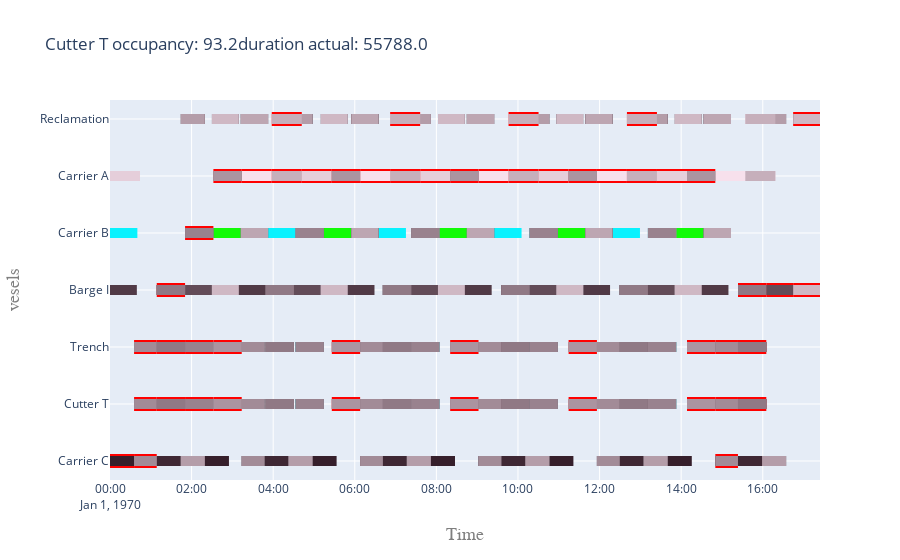

This figure's notebook cell:
### Markdown cell above
# Visualize critical path of chosen optimal scenario

### Code cell
# For explanation of Critical Path see notebook 30
from openclsim.plot.critical_path import CpLog
my_objects = list(vessels.values()) + list(sites.values())
my_activities = list(activities.values())
my_log = CpLog(list_objects=my_objects, list_activities=my_activities)
dependencies = my_log.get_dependencies_model_based()
# dependencies = my_log.get_dependencies_log_based()
cp = my_log.mark_critical_activities(dependencies)
occupancy = occupancy_analysis(vessels, cutter_name, total_amount, vessel_cost)

t = f'{cutter_name} occupancy: ' + str(occupancy.loc[cutter_name]['occupancy [%]']) + f'duration actual: ' +\
     str(occupancy.loc[cutter_name]['duration actual'])
fig = get_gantt_chart(concepts=my_objects, critical_path=cp, id_map=activities, title=t, legend=False, ylabel='vesels')
